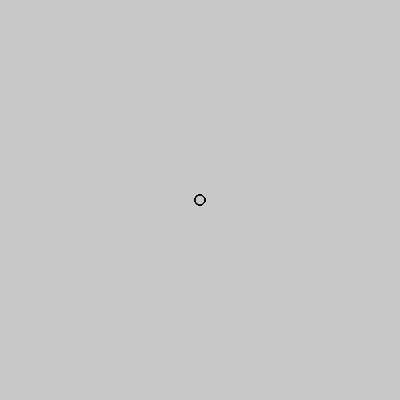
Frame 1 (no input)
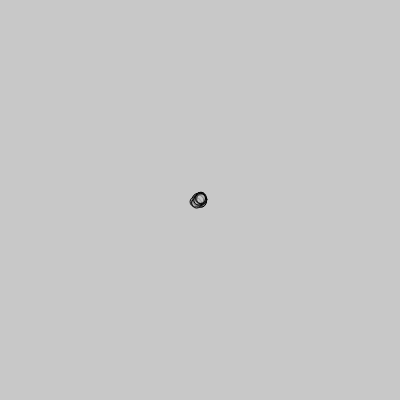
Frame 60 (no input)
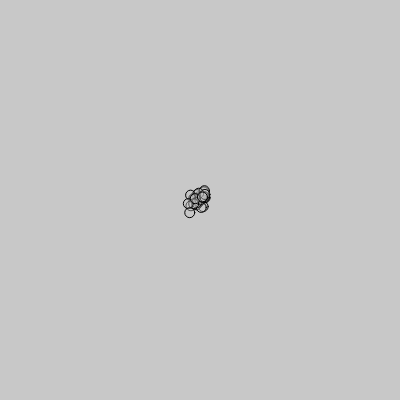
Frame 120 (the mouse pressed at the canvas centre since frame 60)

The p5.js sketch that drew these frames (run headless with seeded random() and noise() and a simulated clock; from frame 60 on, the mouse is pressed at the canvas centre):

// p5.js sketch
// ── sketch.js
var ps;
function setup() {
  createCanvas(400, 400);
  ps = new ParticleSystem(30);
  ps.setup(createVector(width/2, height/2));

}

function draw() {
  background(200);
  fill(200,100);
  ps.update();
  ps.display();
}

// ── particle.js
function Particle (loc,size){
  this.loc=loc.copy();
  this.acc = createVector(0,0);
  this.vel = createVector(0,0);
  this.size = size;

  this.update = function(){
    this.vel.add(this.acc);
    this.loc.add(this.vel);

    this.acc.mult(0);
  }

  this.applyForce= function(force){
    this.acc.add(force);
  }

  this.display = function(){
    ellipse(this.loc.x, this.loc.y, this.size, this.size);
  }
}

// ── particleSystem.js
function ParticleSystem(numOfPar){
  this.numOfPar = numOfPar;
  this.particles = [];

  this.setup = function(loc){
    for(var i=0; i<this.numOfPar; i ++){
      var p = new Particle(loc,10);
      this.particles[i] = p;
    }
  }

  this.update = function(){
      for(var i=0; i<this.numOfPar; i ++){
          var randomVec = createVector(random(-0.01,0.01), random(-0.01,0.01));
          this.particles[i].applyForce(randomVec);
          this.particles[i].update();
    }
  }
  this.display = function(){
    for(var i=0; i<this.numOfPar; i ++){
        this.particles[i].display();
    }
  }
}
